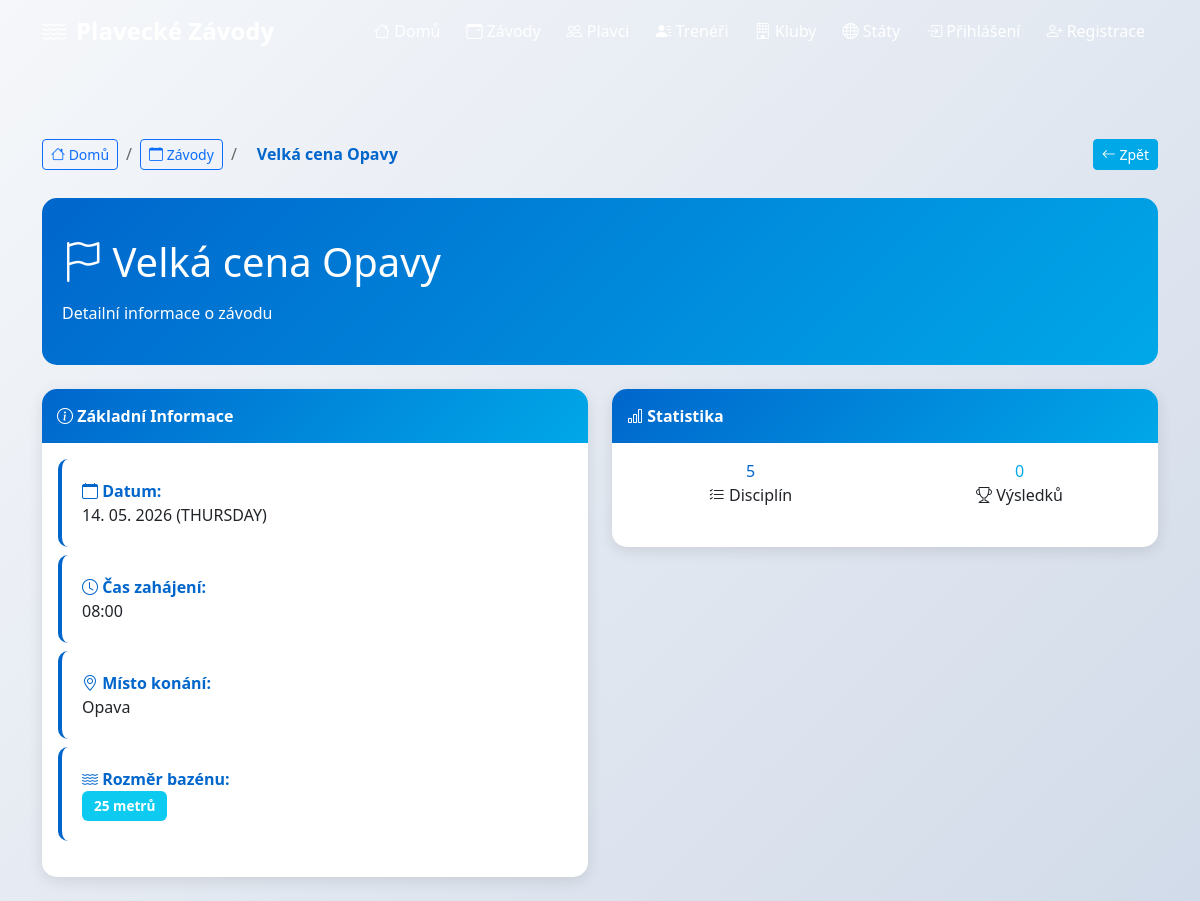
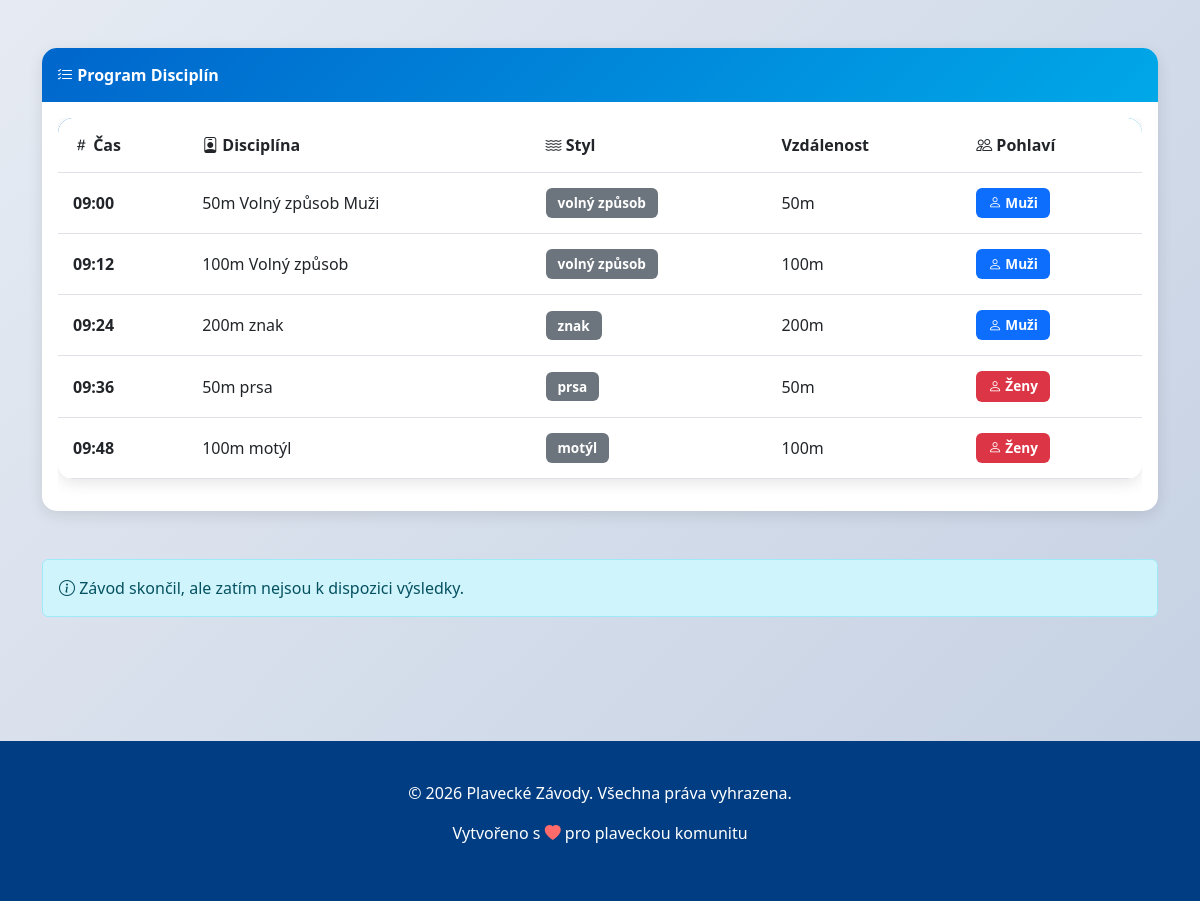
Page /zavody/1/ on the committed database (2 pictures, top to bottom).
### zavody/models.py (models this page shows, shortened)
class Zavod(models.Model):
    BAZEN_CHOICES = [
        ('50', '50 metrů'),
        ('25', '25 metrů'),
    ]
    zavod_id = models.AutoField(primary_key=True)
    nazev = models.CharField(max_length=100)
    datum = models.DateField(blank=True, null=True)
    cas_zahajeni = models.TimeField(blank=True, null=True)
    misto = models.CharField(max_length=20)
    bazen = models.CharField(max_length=2, choices=BAZEN_CHOICES)
    class Meta:
        db_table = 'zavod'
        verbose_name = 'Závod'
        verbose_name_plural = 'Závody'

class DisciplinyZavodu(models.Model):
    discipliny_zavodu_id = models.AutoField(primary_key=True)
    disciplina = models.ForeignKey(Disciplina, on_delete=models.CASCADE)
    zavod = models.ForeignKey(Zavod, on_delete=models.CASCADE)
    zacatek = models.TimeField()
    class Meta:
        db_table = 'discipliny_zavodu'
        verbose_name = 'Disciplína závodu'
        verbose_name_plural = 'Disciplíny závodu'
        unique_together = ('disciplina', 'zavod')

class Disciplina(models.Model):
    STYL_CHOICES = [
        ('volný způsob', 'Volný způsob'),
        ('prsa', 'Prsa'),
        ('motýl', 'Motýl'),
        ('znak', 'Znak'),
        ('polohový závod', 'Polohový závod'),
    ]
    POHLAVI_CHOICES = [
        ('M', 'Muž'),
        ('Z', 'Žena'),
    ]
    disciplina_id = models.AutoField(primary_key=True)
    nazev = models.CharField(max_length=100)
    delka = models.IntegerField(validators=[MinValueValidator(1)])  # délka v metrech
    styl = models.CharField(max_length=20, choices=STYL_CHOICES)
    pohlavi = models.CharField(max_length=1, choices=POHLAVI_CHOICES)
    class Meta:
        db_table = 'disciplina'
        verbose_name = 'Disciplína'
        verbose_name_plural = 'Disciplíny'
        unique_together = ('styl', 'pohlavi', 'delka')

### zavody/views.py (the view)
# urls.py: path('zavody/<int:pk>/', views.zavod_detail, name='zavod_detail'),
def zavod_detail(request, pk):
    from datetime import datetime
    zavod = get_object_or_404(Zavod, zavod_id=pk)
    discipliny_zavodu = DisciplinyZavodu.objects.filter(zavod=zavod).select_related('disciplina')
    vysledky = Vysledek.objects.filter(zavod=zavod).select_related('plavec', 'disciplina')
    vysledky_dict = {}
    for vysledek in vysledky:
        if vysledek.disciplina.nazev not in vysledky_dict:
            vysledky_dict[vysledek.disciplina.nazev] = []
        vysledky_dict[vysledek.disciplina.nazev].append(vysledek)
    for key in vysledky_dict:
        vysledky_dict[key] = sorted(vysledky_dict[key], key=lambda x: x.umisteni)
    prihlasen_plavci = Plavec.objects.filter(vysledek__zavod=zavod).distinct()
    is_past_event = zavod.datum < datetime.now().date() if zavod.datum else False
    context = {
        'zavod': zavod,
        'discipliny_zavodu': discipliny_zavodu,
        'vysledky_dict': vysledky_dict,
        'total_vysledky': vysledky.count(),
        'prihlasen_plavci': prihlasen_plavci,
        'is_past_event': is_past_event,
    }
    return render(request, 'zavody/zavod_detail.html', context)

### zavody/templates/zavody/zavod_detail.html (shortened to what this page needs)
{% extends 'base.html' %}
{% block content %}
<div class="container py-5">
    <nav aria-label="breadcrumb" class="mb-4" style="display: flex; justify-content: space-between; align-items: center; gap: 1rem;">
        <div style="display: flex; gap: 0.5rem; align-items: center;">
            <a href="{% url 'home' %}" class="btn btn-sm btn-outline-primary">
                <i class="bi bi-house"></i> Domů
            </a>
            <span style="color: #666;">/</span>
            <a href="{% url 'zavody_list' %}" class="btn btn-sm btn-outline-primary">
                <i class="bi bi-calendar"></i> Závody
            </a>
            <span style="color: #666;">/</span>
            <span style="padding: 0.5rem 0.75rem; color: #0066cc; font-weight: 600;">{{ zavod.nazev }}</span>
        </div>
        <button onclick="history.back()" class="btn btn-sm btn-secondary" style="white-space: nowrap;">
            <i class="bi bi-arrow-left"></i> Zpět
        </button>
    </nav>
    <div class="detail-header mb-4">
        <div style="display: flex; justify-content: space-between; align-items: center;">
            <div>
                <h1><i class="bi bi-flag"></i> {{ zavod.nazev }}</h1>
                <p class="mb-0">Detailní informace o závodu</p>
            </div>
        </div>
    </div>
    <div class="row mb-5">
        <div class="col-md-6">
            <div class="card mb-4">
                <div class="card-header">
                    <i class="bi bi-info-circle"></i> Základní Informace
                </div>
                <div class="card-body">
                    <div class="info-box mb-2">
                        <strong><i class="bi bi-calendar"></i> Datum:</strong><br>
                        {% if zavod.datum %}
                            {{ zavod.datum|date:"d. m. Y" }} ({{ zavod.datum|date:"l"|upper }})
                        {% else %}
                            <span class="badge bg-warning">Neuvedeno</span>
                        {% endif %}
                    </div>
                    <div class="info-box mb-2">
                        <strong><i class="bi bi-clock"></i> Čas zahájení:</strong><br>
                        {% if zavod.cas_zahajeni %}
                            {{ zavod.cas_zahajeni|time:"H:i" }}
                        {% else %}
                            <span class="badge bg-warning">Neuvedeno</span>
                        {% endif %}
                    </div>
                    <div class="info-box mb-2">
                        <strong><i class="bi bi-geo-alt"></i> Místo konání:</strong><br>
                        {{ zavod.misto }}
                    </div>
                    <div class="info-box">
                        <strong><i class="bi bi-water"></i> Rozměr bazénu:</strong><br>
                        <span class="badge bg-info">{{ zavod.get_bazen_display }}</span>
                    </div>
                </div>
            </div>
        </div>
        <div class="col-md-6">
            <div class="card">
                <div class="card-header">
                    <i class="bi bi-bar-chart"></i> Statistika
                </div>
                <div class="card-body">
                    <div class="row text-center">
                        <div class="col-6 mb-4">
                            <div class="number" style="color: var(--primary-color);">
                                {{ discipliny_zavodu|length }}
                            </div>
                            <div class="label">
                                <i class="bi bi-list-check"></i> Disciplín
                            </div>
                        </div>
                        <div class="col-6 mb-4">
                            <div class="number" style="color: var(--secondary-color);">
                                {{ total_vysledky }}
                            </div>
                            <div class="label">
                                <i class="bi bi-trophy"></i> Výsledků
                            </div>
                        </div>
                    </div>
                </div>
            </div>
        </div>
    </div>
    {% if discipliny_zavodu %}
        <div class="card mb-5">
            <div class="card-header">
                <i class="bi bi-list-check"></i> Program Disciplín
            </div>
            <div class="card-body">
                <div class="table-responsive">
                    <table class="table table-hover">
                        <thead>
                            <tr>
                                <th><i class="bi bi-hash"></i> Čas</th>
                                <th><i class="bi bi-person-badge"></i> Disciplína</th>
                                <th><i class="bi bi-water"></i> Styl</th>
                                <th> Vzdálenost</th>
                                <th><i class="bi bi-people"></i> Pohlaví</th>
                            </tr>
                        </thead>
                        <tbody>
                            {% for disc_zavodu in discipliny_zavodu %}
                                <tr>
                                    <td><strong>{{ disc_zavodu.zacatek|time:"H:i" }}</strong></td>
                                    <td>{{ disc_zavodu.disciplina.nazev }}</td>
                                    <td>
                                        <span class="badge bg-secondary">{{ disc_zavodu.disciplina.styl }}</span>
                                    </td>
                                    <td>{{ disc_zavodu.disciplina.delka }}m</td>
                                    <td>
                                        {% if disc_zavodu.disciplina.pohlavi == 'M' %}
                                            <span class="badge bg-primary"><i class="bi bi-person"></i> Muži</span>
                                        {% else %}
                                            <span class="badge bg-danger"><i class="bi bi-person"></i> Ženy</span>
                                        {% endif %}
                                    </td>
                                </tr>
                            {% endfor %}
                        </tbody>
                    </table>
                </div>
            </div>
        </div>
    {% endif %}
    {% if is_past_event %}
        {% if vysledky_dict %}
            <div class="card">
                <div class="card-header">
                    <i class="bi bi-trophy"></i> Výsledky Závodu
                </div>
                <div class="card-body">
                    {% for disciplina_nazev, vysledky_list in vysledky_dict.items %}
                        <div class="mb-5">
                            <h5 style="color: var(--primary-color);">
                                <i class="bi bi-list-ul"></i> {{ disciplina_nazev }}
                            </h5>
                            <div class="table-responsive">
                                <table class="table table-sm">
                                    <thead>
                                        <tr>
                                            <th><i class="bi bi-trophy"></i> Umístění</th>
                                            <th><i class="bi bi-clock"></i> Čas</th>
                                            <th><i class="bi bi-person"></i> Plavec</th>
                                            <th><i class="bi bi-building"></i> Klub</th>
                                            <th><i class="bi bi-star"></i> Body</th>
                                        </tr>
                                    </thead>
                                    <tbody>
                                        {% for vysledek in vysledky_list %}
                                            <tr>
                                                <td>
                                                    {% if vysledek.umisteni == 1 %}
                                                        <span class="medal-badge first">1.</span>
                                                    {% elif vysledek.umisteni == 2 %}
                                                        <span class="medal-badge second">2.</span>
                                                    {% elif vysledek.umisteni == 3 %}
                                                        <span class="medal-badge third">3.</span>
                                                    {% else %}
                                                        <span class="badge bg-secondary">{{ vysledek.umisteni }}.</span>
                                                    {% endif %}
                                                </td>
                                                <td>
                                                    {% if vysledek.cas %}
                                                        <code style="background: #f0f0f0; padding: 2px 5px; border-radius: 3px; font-size: 12px;">
                                                            {{ vysledek.cas|add:"0" }} s
                                                        </code>
                                                    {% else %}
                                                        <span class="text-muted">—</span>
                                                    {% endif %}
                                                </td>
                                                <td>
                                                    <a href="{% url 'plavec_detail' vysledek.plavec.plavec_id %}" style="text-decoration: none;">
                                                        <strong>{{ vysledek.plavec.jmeno }} {{ vysledek.plavec.prijmeni }}</strong>
                                                    </a>
                                                </td>
                                                <td>
                                                    {% if vysledek.plavec.klub %}
                                                        <a href="{% url 'klub_detail' vysledek.plavec.klub.klub_id %}" style="text-decoration: none;">
                                                            {{ vysledek.plavec.klub.nazev }}
                                                        </a>
                                                    {% else %}
                                                        <span class="text-muted">—</span>
                                                    {% endif %}
                                                </td>
                                                <td>
                                                    {% if vysledek.body %}
                                                        <strong>{{ vysledek.body }} b.</strong>
                                                    {% else %}
                                                        <span class="text-muted">—</span>
                                                    {% endif %}
                                                </td>
                                            </tr>
                                        {% endfor %}
                                    </tbody>
                                </table>
                            </div>
                        </div>
                    {% endfor %}
                </div>
            </div>
        {% else %}
            <div class="alert alert-info" role="alert">
                <i class="bi bi-info-circle"></i> Závod skončil, ale zatím nejsou k dispozici výsledky.
            </div>
        {% endif %}
    {% else %}
        <div class="alert alert-warning" role="alert">
            <i class="bi bi-calendar-event"></i> Tento závod ještě neproběhl. Výsledky budou dostupné po skončení závodu.
        </div>
    {% endif %}
</div>
{% endblock %}

### zavody/templates/base.html (style rules this page uses)
:root { --primary-color: #0066cc; --secondary-color: #00a8e8; --dark-color: #003d82; --light-color: #e8f4f8; }
body { font-family: 'Segoe UI', Tahoma, Geneva, Verdana, sans-serif; background: linear-gradient(135deg, #f5f7fa 0%, #c3cfe2 100%); min-height: 100vh; }
.card { border: none; border-radius: 15px; box-shadow: 0 4px 15px rgba(0, 0, 0, 0.1); transition: all 0.3s ease; overflow: hidden; }
.card-header { background: linear-gradient(135deg, var(--primary-color) 0%, var(--secondary-color) 100%); color: white; border: none; font-weight: 600; padding: 15px; }
.badge { padding: 8px 12px; font-size: 0.85rem; font-weight: 600; }
.btn-secondary { background-color: var(--secondary-color); border-color: var(--secondary-color); }
.table { background: white; border-radius: 15px; overflow: hidden; box-shadow: 0 4px 15px rgba(0, 0, 0, 0.1); }
.table thead { background: linear-gradient(135deg, var(--primary-color) 0%, var(--secondary-color) 100%); color: white; }
.table td, .table th { vertical-align: middle; padding: 15px; }
.detail-header { background: linear-gradient(135deg, var(--primary-color) 0%, var(--secondary-color) 100%); color: white; padding: 40px 20px; border-radius: 15px; margin-bottom: 30px; }
.detail-header h1 { font-size: 2.5rem; margin-bottom: 15px; }
.info-box { background: white; padding: 20px; border-left: 4px solid var(--primary-color); border-radius: 10px; margin-bottom: 20px; }
.info-box strong { color: var(--primary-color); }

### rows in the picture
Zavod: nazev "Velká cena Opavy", datum "14. 05. 2026", datum "THURSDAY", cas_zahajeni "08:00", misto "Opava", bazen "25 metrů"
DisciplinyZavodu: zacatek "09:00", disciplina.nazev "50m Volný způsob Muži", disciplina.styl "volný způsob", disciplina.delka "50"
DisciplinyZavodu: zacatek "09:12", disciplina.nazev "100m Volný způsob", disciplina.styl "volný způsob", disciplina.delka "100", shows "Muži"
DisciplinyZavodu: zacatek "09:24", disciplina.nazev "200m znak", disciplina.styl "znak", disciplina.delka "200", shows "Muži"
DisciplinyZavodu: zacatek "09:36", disciplina.nazev "50m prsa", disciplina.styl "prsa", disciplina.delka "50", shows "Ženy"
DisciplinyZavodu: zacatek "09:48", disciplina.nazev "100m motýl", disciplina.styl "motýl", disciplina.delka "100", shows "Ženy"

### other values in the picture
{{ discipliny_zavodu|length }} "5"
{{ total_vysledky }} "0"
